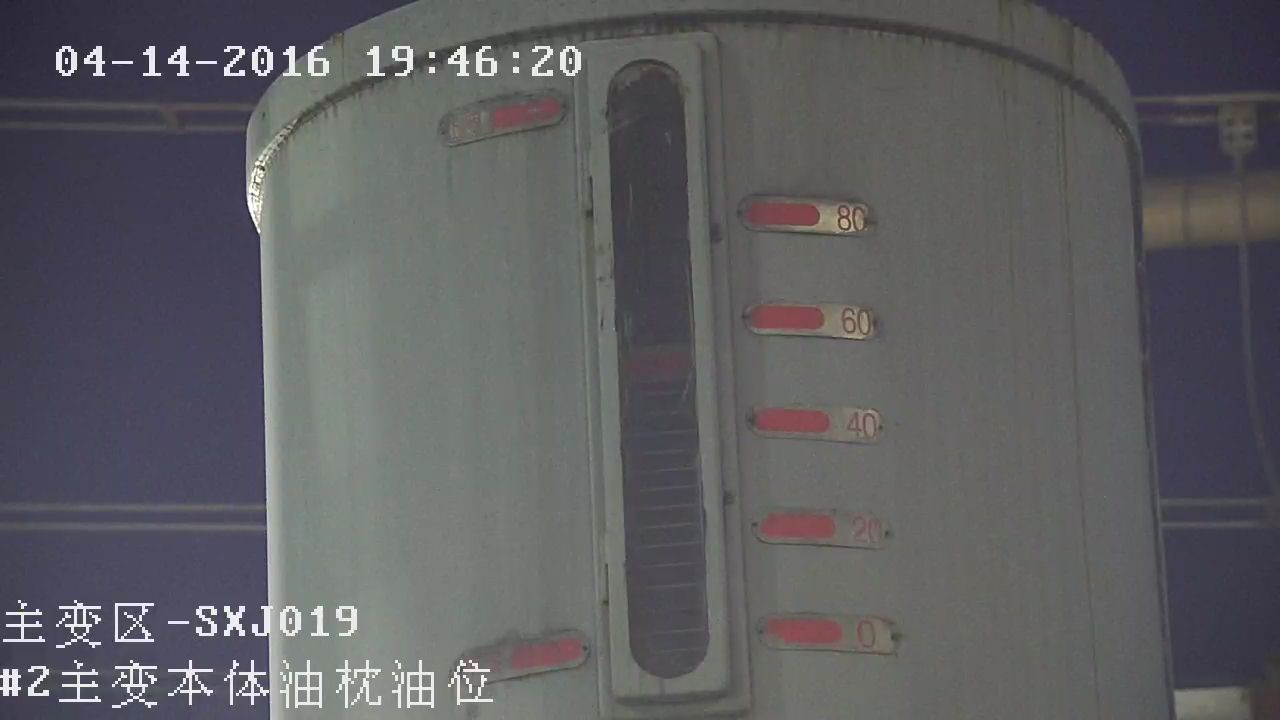
//> input picture oilDetect516/oilDetect/onticImg/b2 (2).jpg, 1280 x 720 px
$ ./testmain   (built with g++ and OpenCV 4)
//> lines starting //> are read from the running program, lines starting //| are printed output that depends on the picture; after the words box and inside, x2 and y2 are one past the last pixel; in counts of white or black regions, pixels touching at a corner belong together
### oilDetect516/oilDetect/b2detector.h
// ver 1.0.0

#pragma once

#include "opencv2/core/core.hpp"
#include "opencv2/imgproc/imgproc.hpp"

using namespace cv;

class b2detector
{
public:
	void operator()(Mat& imgin, Rect& rectout);
private:
	double autothresh(Mat& imgin);
	Mat cumsum(Mat& arrin);
	Rect BWanalyze(Mat& BWin, Point offsets);
};

### oilDetect621/oilDetect/b2detector.h
// ver 1.0.0

#pragma once

#include "opencv2/core/core.hpp"
#include "opencv2/imgproc/imgproc.hpp"

using namespace cv;

class b2detector
{
public:
	void operator()(Mat& imgin, Rect& rectout);
private:
	double autothresh(Mat& imgin);
	Mat cumsum(Mat& arrin);
	Rect BWanalyze(Mat& BWin, Point offsets);
};

### oilDetect516/oilDetect/b2detector.cpp
// ver 1.0.0

#include "b2detector.h"

using namespace cv;

template<typename T> bool isfinite_c(T arg)
{
	return arg == arg &&
		arg != std::numeric_limits<T>::infinity() &&
		arg != -std::numeric_limits<T>::infinity();
}

void b2detector::operator()(Mat& imgin, Rect& rectout)
{
	Mat imgroi, cannyBW, imgBW;
	Size imgsize(imgin.size());
	Rect Roi(550, 0, 200, 720); // fixed ROI for TEST ONLY
	Size E_k_size(2, 2);

	equalizeHist(imgin(Roi), imgroi);
	blur(imgroi, imgroi, Size(3, 3));
	Canny(imgroi, cannyBW, 90, 270, 3);

	double lv = autothresh(imgroi);
	threshold(imgroi, imgBW, lv, 255, THRESH_BINARY_INV);
	imgBW = imgBW - cannyBW;

	Mat E_kenel = getStructuringElement(MORPH_ELLIPSE, E_k_size);
	erode(imgBW, imgBW, E_kenel);

	rectout = BWanalyze(imgBW, Point(Roi.x,Roi.y)); // caution: this will overwrite imgBW !

	// slight adjust
	rectout = Rect(max(0, rectout.x - E_k_size.width / 2),
		max(0, rectout.y - E_k_size.height / 2),
		min(imgsize.width - rectout.x, rectout.width + E_k_size.width),
		min(imgsize.height - rectout.y, rectout.height + E_k_size.height));
}

double b2detector::autothresh(Mat& imgin)
{
	// calc hist
	int histSize = 256;
	float range[] = { 0, 256 };
	const float* histRange = { range };
	Mat counts;
	calcHist(&imgin, 1, 0, Mat(), counts, 1, &histSize, &histRange);

	// calc threshold
	Mat p = Mat::zeros(counts.size(), CV_32F);
	Scalar counts_sum = sum(counts);
	for (int i = 0; i < counts.rows; i++)
	{
		p.at<float>(i, 0) = counts.at<float>(i, 0) / (float)counts_sum[0];
	}
	Mat omega = cumsum(p);
	Mat mu_d = Mat::zeros(counts.size(), CV_32F);
	for (int i = 1; i <= histSize; i++)
	{
		mu_d.at<float>(i - 1, 0) = p.at<float>(i - 1, 0)*(float)i;
	}
	Mat mu = cumsum(mu_d);
	float mu_t = mu.at<float>(histSize - 1, 0);

	Mat sigma_b_squared = Mat::zeros(counts.size(), CV_32F);;
	float maxval = 0;
	for (int i = 0; i < counts.rows; i++)
	{
		sigma_b_squared.at<float>(i, 0) = pow((mu_t*omega.at<float>(i, 0) - mu.at<float>(i, 0)), 2) / (omega.at<float>(i, 0)*(1 - omega.at<float>(i, 0)));
		maxval = sigma_b_squared.at<float>(i, 0) > maxval ? sigma_b_squared.at<float>(i, 0) : maxval;
	}

	double lv = 0, idx = 0, idx_c = 0;
	if (isfinite_c(maxval))
	{
		for (int i = 0; i < counts.rows; i++)
		{
			if (sigma_b_squared.at<float>(i, 0) == maxval)
			{
				idx += i;
				idx_c++;
			}
		}
		idx /= idx_c;
		//lv = idx / (histSize - 1);
	}

	// return idx or lv(normalized)
	return idx;
}

Mat b2detector::cumsum(Mat& arrin)
{
	Mat arrout = arrin.clone();
	for (int i = 1; i < arrin.rows; i++)
	{
		arrout.at<float>(i, 0) += arrout.at<float>(i - 1, 0);
	}
	return arrout;
}

Rect b2detector::BWanalyze(Mat& BWin, Point offsets)
{
	vector<vector<Point>> contours;
	vector<Vec4i> hierarchy;
	findContours(BWin, contours, hierarchy, CV_RETR_EXTERNAL, CV_CHAIN_APPROX_SIMPLE, offsets);

	Mat drawing = Mat::zeros(720, 1280, CV_8U);


	vector<vector<Point>> hull(contours.size());
	vector<double> hullArea;
	vector<Rect> boundRect;

	for (size_t i = 0; i < contours.size(); i++)
	{
		drawContours(drawing, contours, i, Scalar(255, 255, 255));
		convexHull(contours[i], hull[i]);
		hullArea.push_back(contourArea(hull[i]));
		boundRect.push_back(boundingRect(contours[i]));
		if ((contourArea(contours[i]) / hullArea[i] < 0.8)
			|| (hullArea[i] < 15000)
			|| (boundRect[i].width/boundRect[i].height > 0.2)) // value for TEST ONLY
		{
			contours.erase(contours.begin() + i);
			hull.erase(hull.begin() + i);
			hullArea.pop_back();
			boundRect.pop_back();
			i--;
		}
	}

	if (hullArea.size() > 0)
	{
		int idx = 0; double maxArea = hullArea[0];
		for (size_t i = 1; i < hullArea.size(); i++)
		{
			if (hullArea[i]>maxArea)
			{
				maxArea = hullArea[i];
				idx = i;
			}
		}
		return boundRect[idx];
	}
	else
		return Rect(0, 0, 0, 0);
}

### oilDetect621/oilDetect/testmain.cpp
#include "opencv2/core/core.hpp"
#include "opencv2/imgproc/imgproc.hpp"
#include "opencv2/highgui/highgui.hpp"

#include "b2detector.h"

#include <iostream>
#include <vector>

using namespace cv;
using namespace std;

int main()
{
	Mat img;
	Mat img_gray;

	img = imread("testImg\\b2 (2).jpg");
//> img is the input picture: 720 rows x 1280 cols, CV_8UC3; mean B, G, R 96.7, 93.8, 93.8
	if (!img.data)
	{
		cout<<"sorry no img" << endl;
		return 0;
	}
	cvtColor(img, img_gray, CV_BGR2GRAY);

	// ==============================
	b2detector b2;
	Rect rectout;
	b2(img_gray, rectout);
//> in autothresh, `calcHist(&imgin, 1, 0, Mat(), counts, 1, &histSize, &histRange);`: counts = 256 values, max 1212 at index 60, min 72 at index 254, mean 562.5
//> in autothresh, `Scalar counts_sum = sum(counts);`: counts_sum = Scalar(144000)
//> after the loop in autothresh, `for (int i = 0; i < counts.rows; i++)`: p = 256 values, max 0.00842 at index 60, min 0.0005 at index 254, mean 0.00391
//> in cumsum, `Mat arrout = arrin.clone();`: arrout has the same summary as p in autothresh
//> after the loop in cumsum, `for (int i = 1; i < arrin.rows; i++)`: arrout = 256 values from 0.000507 to 1
//> after the loop in autothresh, `for (int i = 1; i <= histSize; i++)`: mu_d = 256 values, max 1.74 at index 218, min 0.000507 at index 0, mean 0.511
//> in autothresh, `Mat mu = cumsum(mu_d);`: mu = 256 values from 0.000507 to 130.8
//> in autothresh, `float mu_t = mu.at<float>(histSize - 1, 0);`: mu_t = 130.8
//> the loop in autothresh, `for (int i = 0; i < counts.rows; i++)` made 256 passes
//> maxval on passes 1 to 3: 8.54, 37.18, 66.95
//> after the loop in autothresh, `for (int i = 0; i < counts.rows; i++)`: sigma_b_squared = 256 values, max 3953.1 at index 129, min -0.00391 at index 255, mean 2579.1; maxval = 3953.1
//> after the loop in autothresh, `for (int i = 0; i < counts.rows; i++)`: idx = 129; idx_c = 1
//> in BWanalyze, `findContours(BWin, contours, hierarchy, CV_RETR_EXTERNAL, CV_CHAIN_APP..`: contours = 69 contours, 60 with area under 20; largest, box (x1, y1, x2, y2) and area: (607, 60, 709, 679) 44994, (550, 0, 750, 713) 16654, (638, 708, 750, 720) 536, (550, 89, 575, 132) 531, (586, 178, 594, 265) 216
//> in BWanalyze, `vector<vector<Point>> hull(contours.size());`: hull = 69 empty contours
//> the loop in BWanalyze, `for (size_t i = 0; i < contours.size(); i++)` made 69 passes
//> i on passes 1 to 8: -1, -1, -1, -1, -1, -1, -1, -1
//> after the loop in BWanalyze, `for (size_t i = 0; i < contours.size(); i++)`:
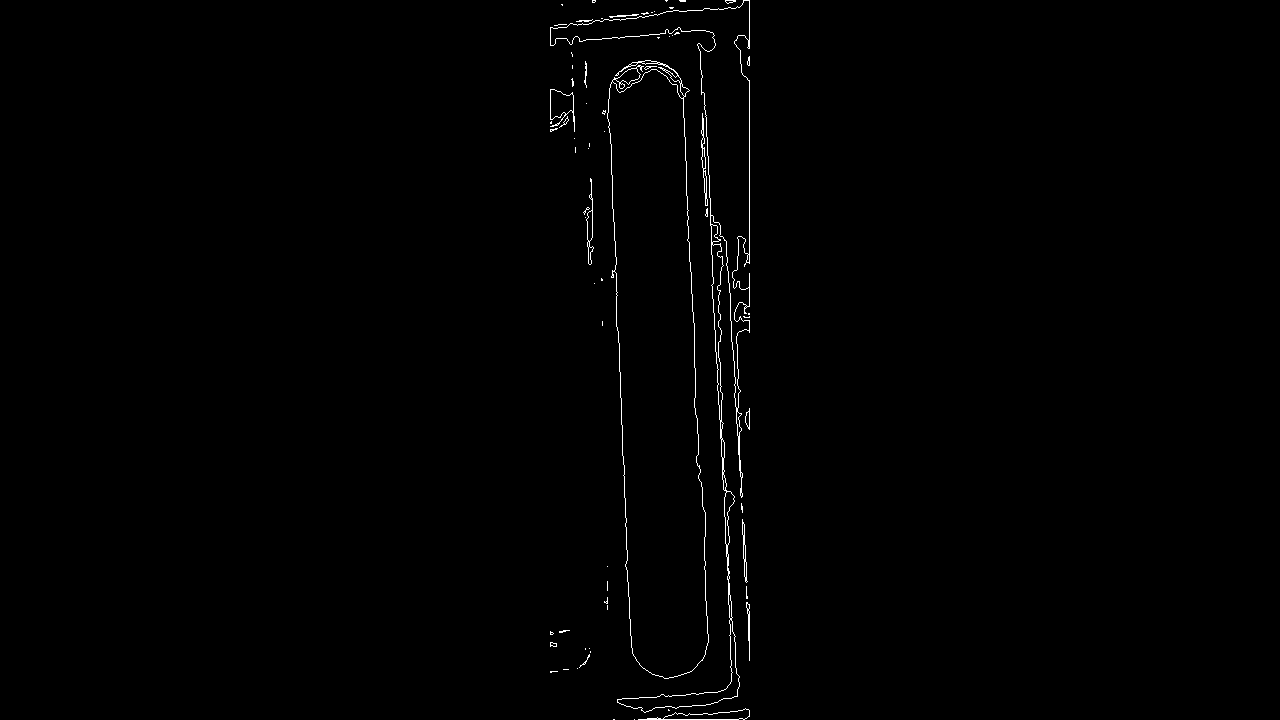
//> drawing: 720 rows x 1280 cols, CV_8UC1; 0.65% white in thin lines or dots, all inside (x1, y1, x2, y2) = (550, 0, 750, 720)
//> in BWanalyze, `double maxArea = hullArea[0]`: maxArea = 49703
//> after the loop in BWanalyze, `for (size_t i = 1; i < hullArea.size(); i++)`: idx = 0
//> rectout = Rect(606, 59, 104, 621)
	// ==============================

	rectangle(img, rectout, Scalar(0, 255, 255), 2, 8, 0);
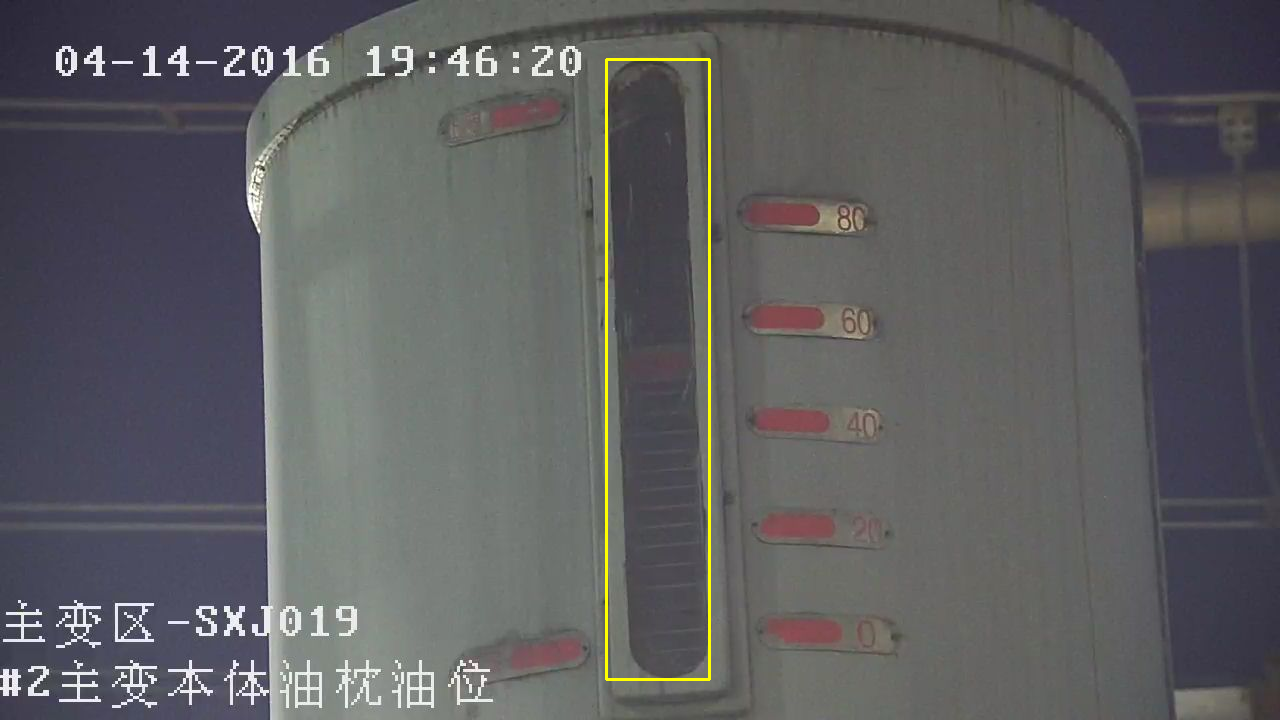
//> img: 720 rows x 1280 cols, CV_8UC3; 0.47% of pixels changed, all inside (x1, y1, x2, y2) = (605, 58, 711, 681)
	namedWindow("result", 1);
	imshow("result", img);

	waitKey();
	return 0;
}

$ run again, with oilDetect516/oilDetect/onticImg/b2 (1).jpg copied over oilDetect516/oilDetect/onticImg/b2 (2).jpg
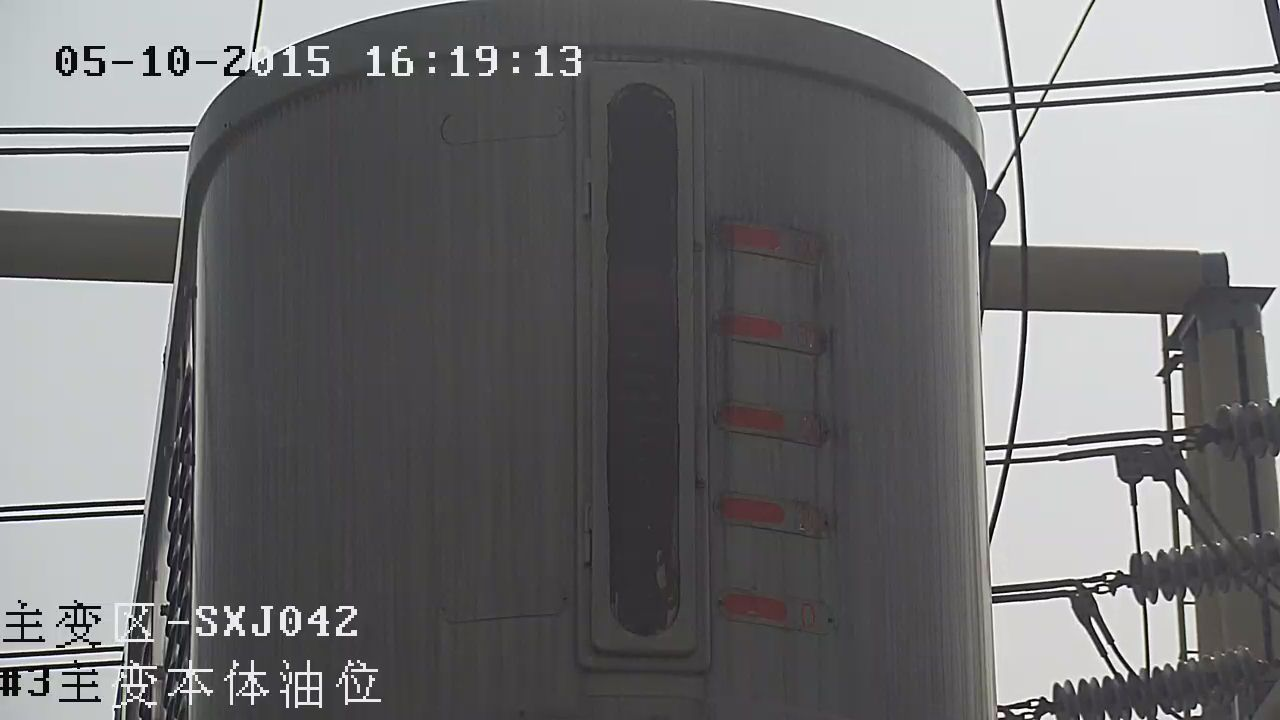
//> input picture oilDetect516/oilDetect/onticImg/b2 (1).jpg, 1280 x 720 px
//> img is the input picture: 720 rows x 1280 cols, CV_8UC3; mean B, G, R 112.1, 110.7, 111
//> counts = 256 values, max 3160 at index 74, min 8 at index 0, mean 562.5
//> counts_sum = Scalar(144000)
//> after the loop in autothresh, `for (int i = 0; i < counts.rows; i++)`: p = 256 values, max 0.0219 at index 74, min 5.56e-05 at index 0, mean 0.00391
//> in cumsum, `Mat arrout = arrin.clone();`: arrout has the same summary as p in autothresh
//> after the loop in cumsum, `for (int i = 1; i < arrin.rows; i++)`: arrout = 256 values from 5.56e-05 to 1
//> after the loop in autothresh, `for (int i = 1; i <= histSize; i++)`: mu_d = 256 values, max 1.91 at index 161, min 5.56e-05 at index 0, mean 0.516
//> mu = 256 values from 5.56e-05 to 132.2
//> mu_t = 132.2
//> the loop in autothresh, `for (int i = 0; i < counts.rows; i++)` made 256 passes
//> maxval on passes 1 to 3: 0.956, 8.61, 25.56
//> after the loop in autothresh, `for (int i = 0; i < counts.rows; i++)`: maxval = 3715.9
//> after the loop in autothresh, `for (int i = 0; i < counts.rows; i++)`: idx = 128; idx_c = 1
//> in BWanalyze, `findContours(BWin, contours, hierarchy, CV_RETR_EXTERNAL, CV_CHAIN_APP..`: contours = 144 contours, 123 with area under 20; largest, box (x1, y1, x2, y2) and area: (607, 84, 680, 636) 35256, (550, 225, 750, 720) 11246, (580, 377, 708, 670) 3770, (582, 336, 593, 581) 604, (718, 595, 750, 622) 498
//> in BWanalyze, `vector<vector<Point>> hull(contours.size());`: hull = 144 empty contours
//> the loop in BWanalyze, `for (size_t i = 0; i < contours.size(); i++)` made 144 passes
//> after the loop in BWanalyze, `for (size_t i = 0; i < contours.size(); i++)`:
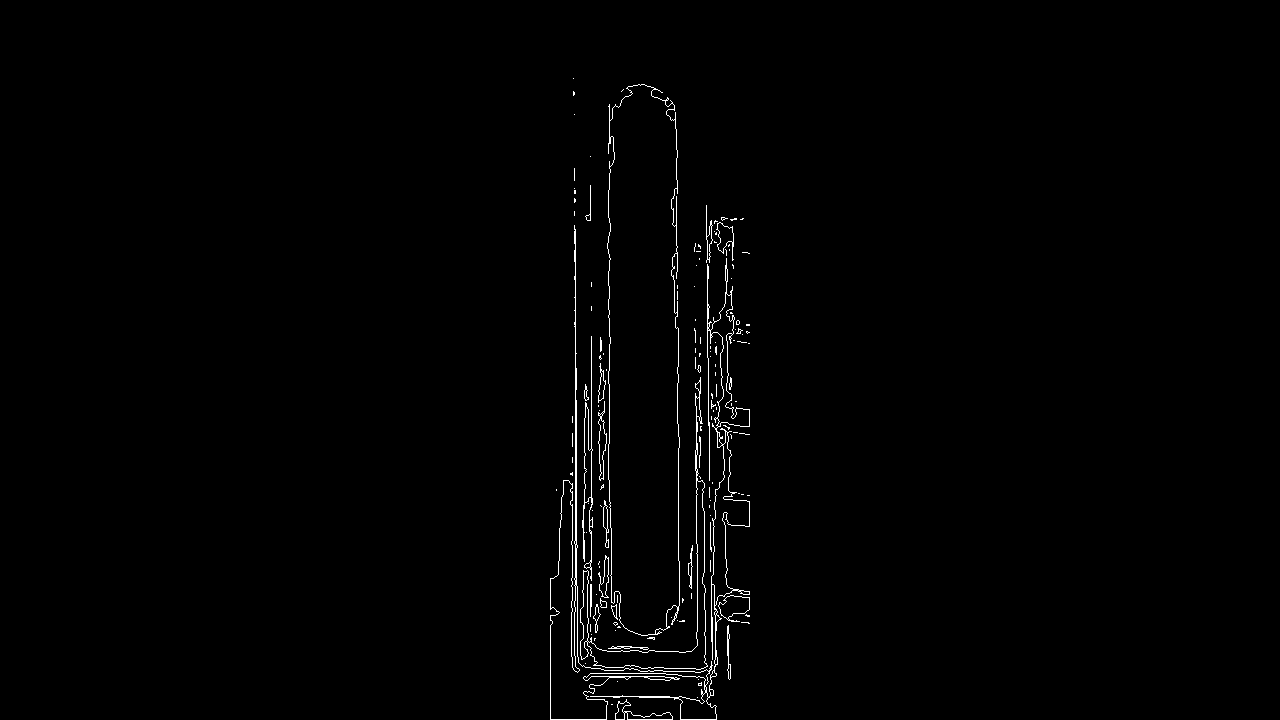
//> drawing: 720 rows x 1280 cols, CV_8UC1; 0.97% white in thin lines or dots, all inside (x1, y1, x2, y2) = (550, 78, 750, 720)
//> after the loop in BWanalyze, `for (size_t i = 0; i < contours.size(); i++)`: contours = 1 contour; box (x1, y1, x2, y2) and area: (607, 84, 680, 636) 35256; hull = 1 contour; box (x1, y1, x2, y2) and area: (607, 84, 680, 636) 37524; hullArea = [37524.5]; boundRect = 1 Rect (x, y, width, height): [607, 84, 73, 552]
//> in BWanalyze, `double maxArea = hullArea[0]`: maxArea = 37524.5
//> after the loop in BWanalyze, `for (size_t i = 1; i < hullArea.size(); i++)`: idx = 0
//> rectout = Rect(606, 83, 75, 554)
//> `rectangle(img, rectout, Scalar(0, 255, 255), 2, 8, 0);`:
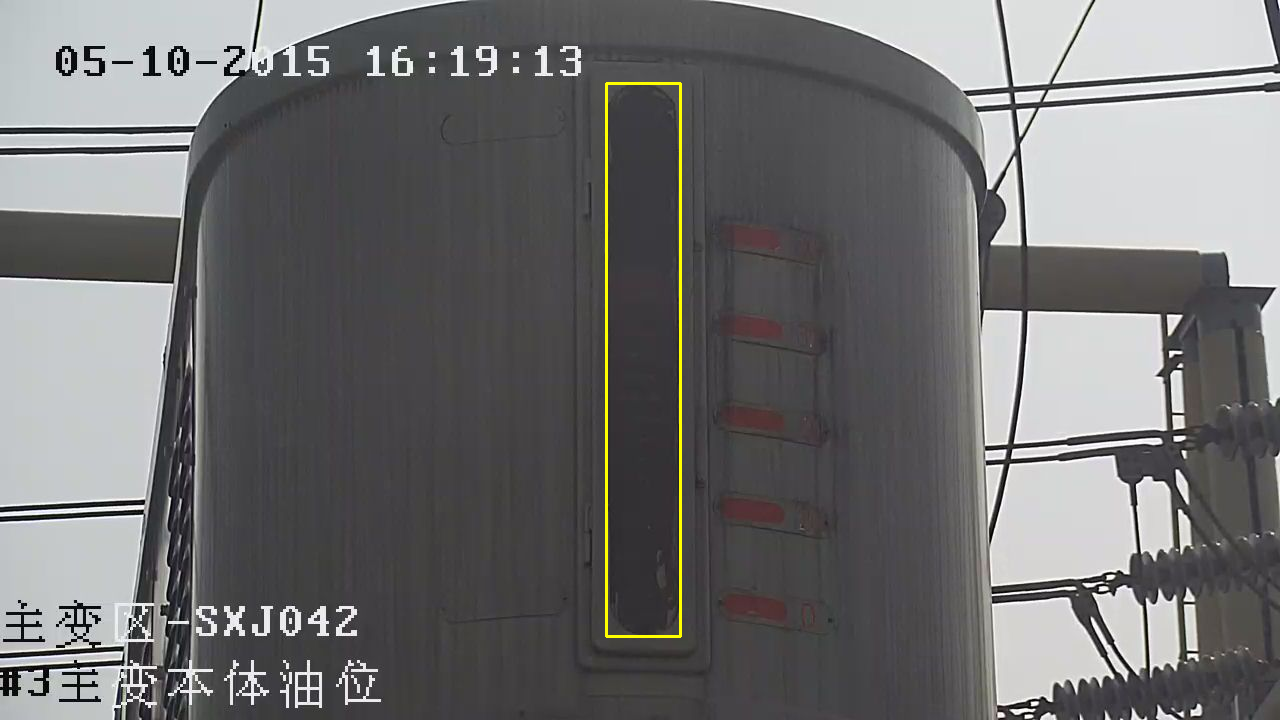
//> img: 720 rows x 1280 cols, CV_8UC3; 0.41% of pixels changed, all inside (x1, y1, x2, y2) = (605, 82, 682, 638)
